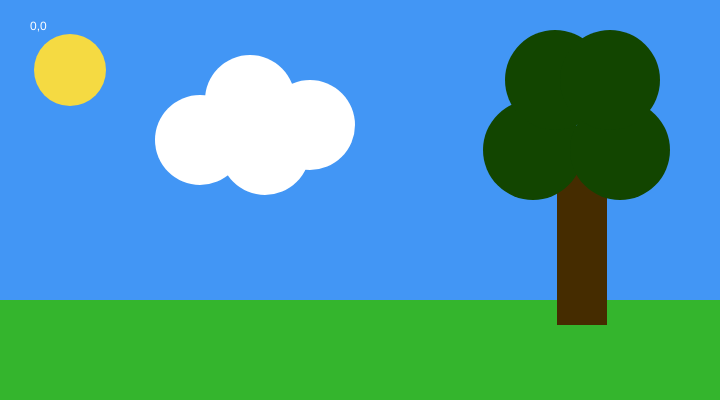
Frame 1 (no input)
Frame 60 (no input): identical to frame 1, image omitted
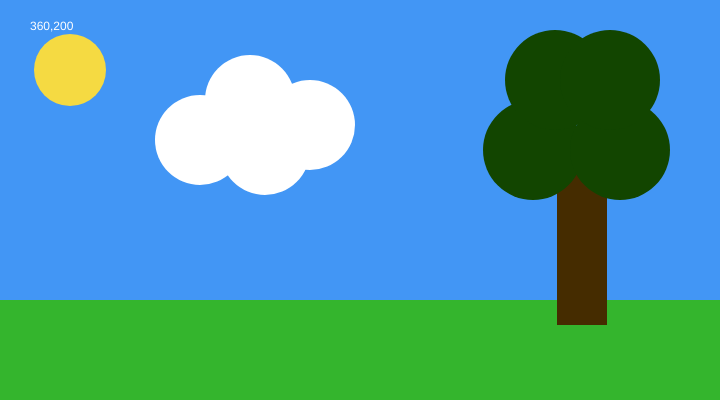
Frame 120 (the mouse pressed at the canvas centre since frame 60)

The p5.js sketch that drew these frames (run headless with seeded random() and noise() and a simulated clock; from frame 60 on, the mouse is pressed at the canvas centre):

// p5.js sketch
// ── sketch.js
function setup() {
  // Sets the screen to be 720 pixels wide and 400 pixels high
  createCanvas(720, 400);

}
function draw(){
  background('#4296f5');
  noStroke();

  fill('#f5da42');//sun
  ellipse(70, 70, 72, 72);

  fill('#34b52d');//grass
  rect(0, 300, 720, 100);

  fill('#452c00');//trunk
  rect(557, 150, 50, 175);

  fill('#124500');//treecircle1
  ellipse(533, 150, 100, 100);

  fill('#124500');//treecircle2
  ellipse(555, 80, 100, 100);

  fill('#124500');//treecircle3
  ellipse(620, 150, 100, 100);

  fill('#124500');//treecircle4
  ellipse(610, 80, 100, 100);

  fill('#ffffff');//cloud1
  ellipse(250, 100, 90, 90);

  fill('#ffffff');//cloud2
  ellipse(265, 150, 90, 90);

  fill('#ffffff');//cloud3
  ellipse(200, 140, 90, 90);

  fill('#ffffff');//cloud4
  ellipse(310, 125, 90, 90);
  // fill(0, 0, 255);#452c00
  // triangle(18, 18, 18, 360, 81, 360);
  //
  // fill(102);
  // rect(0, 0, 100, 200);
  //
  // fill(204);
  // quad(189, 18, 216, 18, 216, 360, 144, 360);
  //
  // fill(255);
  // ellipse(10, 10, 72, 72);
  //
  // fill(204);
  // triangle(288, 18, 351, 360, 288, 360);
  //
  // fill(255);
  // arc(479, 300, 280, 280, PI, TWO_PI);
fill(255);
text(mouseX + ',' + mouseY, 30, 30);

}

function mouseReleased(){
  console.log(mouseX + ',' + mouseY);
}
